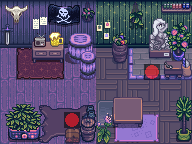

Rendered tile map (Tiled .tmx) drawn with the repository's tilesets; below, a short description and the full map source, tile grids included:
An orthogonal 12x9 tile map with 16x16 px tiles, 5 tile layers (Back, Back2, Buildings, Paths, ...), 2 tilesets.

<map version="1.10" tiledversion="1.11.2" orientation="orthogonal" renderorder="right-down" compressionlevel="0" width="12" height="9" tilewidth="16" tileheight="16" infinite="0" nextlayerid="11" nextobjectid="1">
 <tileset firstgid="1" name=".VWCF_LostIsland_Inside" tilewidth="16" tileheight="16" tilecount="1664" columns="32">
  <image source=".VWCF_LostIsland_Inside.png" width="512" height="832" />
 </tileset>
 <tileset firstgid="1665" name=".paths" tilewidth="16" tileheight="16" tilecount="64" columns="4">
  <image source=".paths.png" width="64" height="256" />
 </tileset>
 <layer id="1" name="Back" width="12" height="9">
  <data encoding="csv">
611,611,611,611,611,611,339,339,339,339,339,339,
643,643,643,643,643,643,371,371,371,371,371,371,
675,675,675,675,675,675,403,403,403,403,403,403,
616,617,616,617,616,617,936,937,934,935,934,935,
648,649,648,649,648,649,968,969,966,967,966,967,
616,617,616,617,616,617,936,937,936,937,936,937,
648,649,648,649,648,649,968,969,968,969,968,969,
616,617,616,617,616,617,936,937,936,937,936,937,
648,649,648,649,648,649,968,969,968,969,968,969
</data>
 </layer>
 <layer id="9" name="Back2" width="12" height="9">
  <data encoding="csv">
0,0,0,0,0,0,0,0,0,0,0,0,
0,0,0,0,0,0,0,0,0,0,0,0,
0,0,0,0,0,0,0,0,0,0,0,0,
0,454,455,456,0,0,0,0,199,0,84,85,
0,486,487,488,0,0,0,0,201,203,203,203,
0,0,0,0,0,0,0,0,0,0,0,0,
0,0,801,802,803,804,134,135,136,0,0,0,
0,0,833,834,835,836,166,167,168,116,0,0,
0,0,865,866,867,868,0,146,147,148,0,0
</data>
 </layer>
 <layer id="2" name="Buildings" width="12" height="9">
  <data encoding="csv">
619,620,0,452,453,469,0,0,86,0,627,628,
651,652,518,484,485,501,276,0,118,0,633,0,
0,0,810,811,449,450,308,0,0,0,665,0,
0,0,842,843,481,482,0,502,0,696,697,0,
0,0,0,0,0,483,0,0,0,0,662,663,
0,0,0,0,0,0,0,0,0,0,0,0,
0,0,0,0,0,457,0,728,729,0,0,0,
0,0,0,0,0,489,0,114,115,0,0,0,
87,88,89,0,464,512,540,0,0,0,0,160
</data>
 </layer>
 <layer id="3" name="Paths" width="12" height="9">
  <data encoding="csv">
0,0,0,0,0,0,0,0,0,0,0,0,
0,0,0,0,0,0,0,0,0,0,0,0,
0,0,0,0,0,0,0,0,0,0,0,0,
0,0,0,0,0,0,0,0,0,0,0,0,
0,0,0,0,0,0,0,0,0,1672,0,0,
0,0,0,0,0,0,0,0,0,0,0,0,
0,0,0,0,0,0,0,0,0,0,0,0,
0,0,0,0,1672,0,0,0,0,0,0,0,
0,0,0,0,0,0,0,0,0,0,0,0
</data>
 </layer>
 <layer id="4" name="Front" width="12" height="9">
  <data encoding="csv">
0,0,0,0,0,0,0,0,0,0,0,0,
458,0,0,0,0,0,0,0,0,632,122,123,
490,0,625,517,0,0,0,470,0,664,154,155,
0,0,0,0,0,451,0,0,0,0,630,631,
0,0,0,0,0,0,0,0,0,0,0,0,
0,0,0,0,0,0,0,0,0,0,0,0,
23,24,25,0,0,0,0,0,0,0,0,96,
55,56,57,0,0,480,508,760,761,0,0,128,
0,0,0,0,0,0,0,0,0,0,0,0
</data>
 </layer>
 <objectgroup id="5" name="Back" />
 <objectgroup id="10" name="Back2" />
 <objectgroup id="6" name="Buildings" />
 <objectgroup id="7" name="Paths" />
 <objectgroup id="8" name="Front" />
</map>
